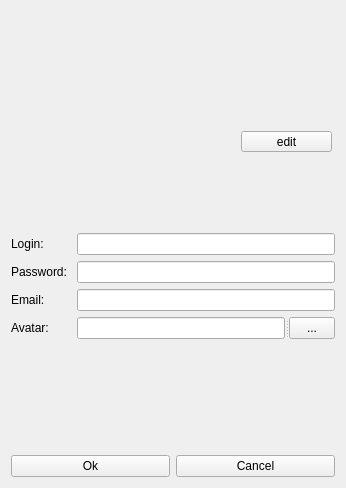
<?xml version="1.0" encoding="UTF-8"?>
<ui version="4.0">
 <class>loginWidget</class>
 <widget class="QWidget" name="loginWidget">
  <property name="geometry">
   <rect>
    <x>0</x>
    <y>0</y>
    <width>346</width>
    <height>488</height>
   </rect>
  </property>
  <property name="windowTitle">
   <string>Welcome</string>
  </property>
  <layout class="QGridLayout" name="gridLayout">
   <item row="1" column="0">
    <layout class="QFormLayout" name="formLayout">
     <item row="0" column="0">
      <widget class="QLabel" name="loginLable">
       <property name="text">
        <string>Login: </string>
       </property>
      </widget>
     </item>
     <item row="0" column="1">
      <widget class="QLineEdit" name="loginLineEdit">
       <property name="clearButtonEnabled">
        <bool>true</bool>
       </property>
      </widget>
     </item>
     <item row="1" column="0">
      <widget class="QLabel" name="passwordLable">
       <property name="text">
        <string>Password: </string>
       </property>
       <property name="textFormat">
        <enum>Qt::AutoText</enum>
       </property>
      </widget>
     </item>
     <item row="1" column="1">
      <widget class="QLineEdit" name="passwordLineEdit">
       <property name="inputMethodHints">
        <set>Qt::ImhHiddenText|Qt::ImhLatinOnly|Qt::ImhNoAutoUppercase|Qt::ImhNoPredictiveText|Qt::ImhSensitiveData</set>
       </property>
       <property name="echoMode">
        <enum>QLineEdit::Password</enum>
       </property>
       <property name="clearButtonEnabled">
        <bool>true</bool>
       </property>
      </widget>
     </item>
     <item row="2" column="0">
      <widget class="QLabel" name="emailLabel">
       <property name="text">
        <string>Email: </string>
       </property>
      </widget>
     </item>
     <item row="2" column="1">
      <widget class="QLineEdit" name="emailLineEdit"/>
     </item>
     <item row="3" column="0">
      <widget class="QLabel" name="imageLabel">
       <property name="text">
        <string>Avatar:</string>
       </property>
      </widget>
     </item>
     <item row="3" column="1">
      <widget class="QSplitter" name="splitter">
       <property name="orientation">
        <enum>Qt::Horizontal</enum>
       </property>
       <widget class="QLineEdit" name="lineEdit_3"/>
       <widget class="QToolButton" name="toolButton">
        <property name="text">
         <string>...</string>
        </property>
       </widget>
      </widget>
     </item>
    </layout>
   </item>
   <item row="2" column="0">
    <layout class="QHBoxLayout" name="horizontalLayout">
     <item>
      <widget class="QPushButton" name="okPushButton">
       <property name="text">
        <string>Ok</string>
       </property>
      </widget>
     </item>
     <item>
      <widget class="QPushButton" name="cancelPushButton">
       <property name="text">
        <string>Cancel</string>
       </property>
      </widget>
     </item>
    </layout>
   </item>
   <item row="0" column="0">
    <widget class="QWidget" name="widget" native="true">
     <widget class="QPushButton" name="redacrPushButton">
      <property name="geometry">
       <rect>
        <x>230</x>
        <y>120</y>
        <width>91</width>
        <height>21</height>
       </rect>
      </property>
      <property name="text">
       <string>edit</string>
      </property>
     </widget>
    </widget>
   </item>
  </layout>
 </widget>
 <tabstops>
  <tabstop>loginLineEdit</tabstop>
  <tabstop>passwordLineEdit</tabstop>
  <tabstop>cancelPushButton</tabstop>
  <tabstop>okPushButton</tabstop>
 </tabstops>
 <resources/>
 <connections/>
</ui>
